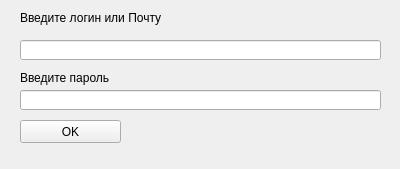
<?xml version="1.0" encoding="UTF-8"?>
<ui version="4.0">
 <class>Form</class>
 <widget class="QWidget" name="Form">
  <property name="geometry">
   <rect>
    <x>0</x>
    <y>0</y>
    <width>400</width>
    <height>169</height>
   </rect>
  </property>
  <property name="windowTitle">
   <string>Form</string>
  </property>
  <widget class="QLineEdit" name="Nick">
   <property name="geometry">
    <rect>
     <x>20</x>
     <y>40</y>
     <width>361</width>
     <height>20</height>
    </rect>
   </property>
  </widget>
  <widget class="QLabel" name="LorN">
   <property name="geometry">
    <rect>
     <x>20</x>
     <y>10</y>
     <width>311</width>
     <height>16</height>
    </rect>
   </property>
   <property name="text">
    <string>Введите логин или Почту</string>
   </property>
  </widget>
  <widget class="QLineEdit" name="Pas">
   <property name="geometry">
    <rect>
     <x>20</x>
     <y>90</y>
     <width>361</width>
     <height>20</height>
    </rect>
   </property>
   <property name="text">
    <string/>
   </property>
   <property name="echoMode">
    <enum>QLineEdit::Password</enum>
   </property>
  </widget>
  <widget class="QLabel" name="LorN_2">
   <property name="geometry">
    <rect>
     <x>20</x>
     <y>70</y>
     <width>301</width>
     <height>16</height>
    </rect>
   </property>
   <property name="text">
    <string>Введите пароль</string>
   </property>
  </widget>
  <widget class="QPushButton" name="OK">
   <property name="geometry">
    <rect>
     <x>20</x>
     <y>120</y>
     <width>101</width>
     <height>23</height>
    </rect>
   </property>
   <property name="text">
    <string>OK</string>
   </property>
  </widget>
 </widget>
 <resources/>
 <connections/>
</ui>
